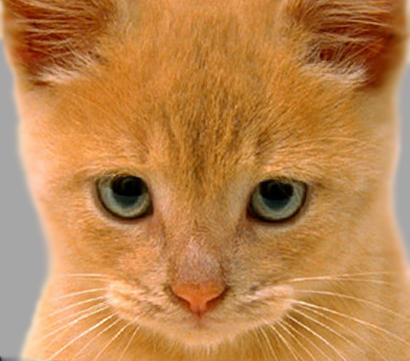
#> input picture 2-HybridImages/cat.bmp, 410 x 361 px, given in place of cat.jpg, which was not available
$ jupyter execute Hybrid_images.ipynb   (text cells are left out)
#> lines starting #> are read from the running program, lines starting #| are printed output that depends on the picture; long printed decimals are rounded; pictures that were not available may be replaced by others from this repository, and a replacement may not be noted
[cell 1]
import numpy as np
import cv2
import matplotlib.pyplot as plt

# for example, the two points on the first image are:
p11 = [100, 200]
p12 = [200, 200]
# and the corresponding two points on the second image are:
p21 = [120, 190]
p22 = [190, 220]
# TODO: write your own code to calculate the rotation and scaling parameter

# read images
img_cat = cv2.cvtColor(cv2.imread('cat.jpg'), cv2.COLOR_BGR2RGB)
img_dog = cv2.cvtColor(cv2.imread('dog.jpg'), cv2.COLOR_BGR2RGB)
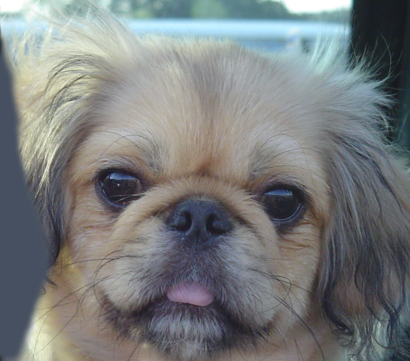
#> input picture 2-HybridImages/dog.bmp, 410 x 361 px, given in place of dog.jpg, which was not available

# calculate the move between two points
def calcMove(psrc, pdst):
    return [pdst[0]-psrc[0], pdst[1]-psrc[1]]

# calculate the angle between two vectors
def calcAngle(v1, v2):
    norm1 = np.linalg.norm(v1)
    norm2 = np.linalg.norm(v2)
    r_theta = np.arccos(np.dot(v1, v2)/ (norm1 * norm2))
    theta = r_theta * 180 / np.pi
    return theta

# calculate the scale rate between two vectors
def calcRate(v1, v2):
    norm1 = np.linalg.norm(v1)
    norm2 = np.linalg.norm(v2)
    f = norm1 / norm2
    return f

# align the images
def Align(img, trans, center, angle, scale):
    rows, cols, _ = img.shape
    # translate
    Mat = np.array([[1, 0, trans[0]], [0, 1, trans[1]]], np.float32)
    img = cv2.warpAffine(img, Mat, (cols, rows), borderMode=cv2.BORDER_REPLICATE)
    # rotate and scale
    Mat = cv2.getRotationMatrix2D(center, angle, scale)
    img = cv2.warpAffine(img, Mat, (cols, rows), borderMode=cv2.BORDER_REPLICATE)
    return img

# mark the points
def Mark(img, points, radius=5, color=[0, 0, 0]):
    res = np.copy(img)
    for point in points:
        cv2.circle(res, point, radius, color, thickness=-1)
    return res

# draw multiple images
def ImageListPlot(img_list, title_list=None):
    length = len(img_list)
    plt.figure(figsize=(4*length, 4))
    for i in range(length):
        plt.subplot(1, length, i + 1)
        plt.imshow(img_list[i])
        if title_list:
            plt.title(title_list[i])

p11, p12 = [126, 189], [275, 193]
p21, p22 = [119, 187], [280, 205]

marked_img_cat = Mark(img_cat, [p11, p12], color=[0, 255, 0])
#> after the loop in Mark, `for point in points:`: res: shape (361, 410, 3); mean R, G, B 188.3, 132.8, 77.1
marked_img_dog = Mark(img_dog, [p21, p22], color=[0, 255, 0])
#> call 2 of Mark, with radius = 5
#> after the loop in Mark (call 2), `for point in points:`:
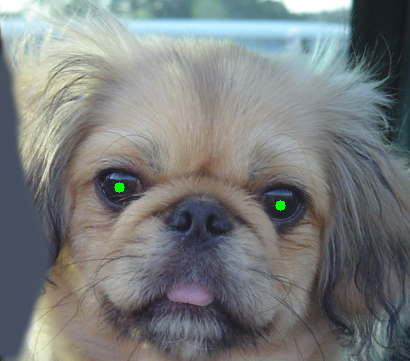
#> res: shape (361, 410, 3); mean R, G, B 121.2, 124.7, 124.9

ImageListPlot([marked_img_cat, marked_img_dog], ['marked cat image', 'marked dog image'])
#> in ImageListPlot, `length = len(img_list)`: length = 2

[cell 2]
# TODO: apply the rotation and scaling on the image
# translate, rotate and scale
trans = calcMove(p21, p11)
v1 = [p12[0] - p11[0], p12[1] - p11[1]]
v2 = [p22[0] - p21[0], p22[1] - p21[1]]
angle = calcAngle(v1, v2)
f = calcRate(v1, v2)
img_dog = Align(img_dog, trans, p21, angle, f)
#> in Align, `img = cv2.warpAffine(img, Mat, (cols, rows), borderMode=cv2.BORDER_REP..`:
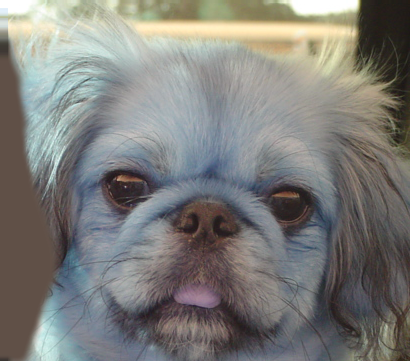
#> img: shape (361, 410, 3); mean of channels 0, 1, 2 121.8, 125.2, 125.8; drawn as B, G, R
#> in Align, `Mat = cv2.getRotationMatrix2D(center, angle, scale)`: Mat = [[0.917, 0.0777, -4.62], [-0.0777, 0.917, 24.8]]

# use points from cat image to validate the align effect of dog image
marked_img_dog = Mark(img_dog, [p11, p12], color=[0, 255, 0])
#> call 3 of Mark, with radius = 5
#> after the loop in Mark (call 3), `for point in points:`:
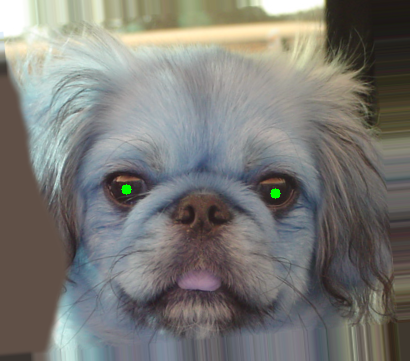
#> res: shape (361, 410, 3); mean of channels 0, 1, 2 117.6, 122, 122.6; drawn as B, G, R
print(f"img_cat.shape: {img_cat.shape}, img_dog.shape: {img_dog.shape}")
#| img_cat.shape: (361, 410, 3), img_dog.shape: (361, 410, 3)
ImageListPlot([marked_img_cat, marked_img_dog],["cat image", "aligned dog image"])

[cell 3]
# import cv2
# out = cv2.GaussianBlur(in, 0, 4)

[cell 4]
# Given the filter size and the standard deviation, a Gaussian filter can be computed.
def MakeGaussianFilter(ksize=None, sigma=None):
    if ksize is None and sigma is None:
        ksize = 3
        sigma = 0.8
    elif ksize is None:
        ksize = int(6 * sigma)
    else:
        sigma = 0.3 * ((ksize - 1) * 0.5 - 1) + 0.8
    if ksize % 2 == 0:
        raise Exception(f'ksize is equal to {ksize}, which should be odd!!!')
    kernel = np.zeros((ksize, ksize))
    # calculate the center's position
    center = ksize // 2
    sum = 0.0
    for i in range(ksize):
        x = i - center
        for j in range(ksize):
            y = j - center
            kernel[i][j] = np.exp(-(x**2+y**2)/(2*sigma**2))/(2*np.pi*sigma**2)
            sum += kernel[i][j]
    # The sum of the kernel weights should be 1.
    kernel /= sum
    return kernel

kernel1 = MakeGaussianFilter(3, 0.8)

kernel2 = cv2.getGaussianKernel(3, 0.8)
#> kernel2 = [0.239, 0.522, 0.239]
kernel2 = kernel2 @ kernel2.T
#> kernel2 = [[0.0571, 0.125, 0.0571], [0.125, 0.272, 0.125], [0.0571, 0.125, 0.0571]]

print("my Gaussian kernel:\n", kernel1)
print("opencv's Gaussian kernel:\n",kernel2)
#| opencv's Gaussian kernel:
#|  [[0.05712 0.1248 0.05712]
#|  [0.1248 0.2725 0.1248]
#|  [0.05712 0.1248 0.05712]]

[cell 5]
# Given image, padding size and mode, a padded image will return.
def Padding(im, pad, mode='zero'):
    rows, cols, channels = im.shape
    im_padded = np.zeros((rows+2*pad, cols+2*pad, channels), dtype=im.dtype)
    # default zero padding
    im_padded[pad:pad+rows, pad:pad+cols,:] = im
    # replicate padding
    if mode == 'replicate':
        # fill four edges
        im_padded[0:pad, pad:cols+pad, :] += im_padded[pad, pad:cols+pad, :]
        im_padded[rows+pad:, pad:cols+pad, :] += im_padded[rows+pad-1, pad:cols+pad, :]
        im_padded[pad:rows+pad, 0:pad, :] += im_padded[pad:rows+pad, pad, None, :]
        im_padded[pad:rows+pad, cols+pad:, :] += im_padded[pad:rows+pad, cols+pad-1, None, :]
        # fill four cornors
        im_padded[0:pad, 0:pad, :] += im_padded[pad, None, pad, None, :]
        im_padded[rows+pad:, 0:pad, :] += im_padded[rows+pad-1, None, pad, None, :]
        im_padded[0:pad, cols+pad:, :] += im_padded[pad, None, cols+pad-1, None, :]
        im_padded[rows+pad:, cols+pad:, :] += im_padded[rows+pad-1, None, cols+pad-1, None, :]
    return im_padded

padded_img_cat1 = Padding(img_cat, 10)
padded_img_cat2 = Padding(img_cat, 10, mode='replicate')
#> in Padding (call 2), `im_padded[0:pad, 0:pad, :] += im_padded[pad, None, pad, None, :]`: im_padded: shape (381, 430, 3); mean R, G, B 187.8, 133.9, 80.2
#> in Padding (call 2), `im_padded[rows+pad:, 0:pad, :] += im_padded[rows+pad-1, None, pad, Non..`: im_padded: shape (381, 430, 3); mean R, G, B 187.9, 133.9, 80.3
#> in Padding (call 2), `im_padded[0:pad, cols+pad:, :] += im_padded[pad, None, cols+pad-1, Non..`: im_padded: shape (381, 430, 3); mean R, G, B 188, 134.1, 80.4
#> in Padding (call 2), `im_padded[rows+pad:, cols+pad:, :] += im_padded[rows+pad-1, None, cols..`: im_padded: shape (381, 430, 3); mean R, G, B 188.1, 134.2, 80.4
ImageListPlot([padded_img_cat1, padded_img_cat2], ["zero padding", "replicate padding"])
plt.suptitle("my padding")

padded_img_cat3 = cv2.copyMakeBorder(img_cat, 10, 10, 10, 10, cv2.BORDER_CONSTANT)
padded_img_cat4 = cv2.copyMakeBorder(img_cat, 10, 10, 10, 10, cv2.BORDER_REPLICATE)
ImageListPlot([padded_img_cat3, padded_img_cat4], ["zero padding", "replicate padding"])
plt.suptitle("opencv's padding")

[cell 6]
def Convolution2D(im, filter):
    fsize = filter.shape[0]
    rows, cols = im.shape
    Rows = rows - fsize + 1
    Cols = cols - fsize + 1
    result = np.zeros((Rows, Cols))
    for i in range(Rows):
        for j in range(Cols):
            result[i, j] = np.sum(np.multiply(im[i:i+fsize, j:j+fsize], filter))
    return result

def Convolution3D(im, filter):
    fsize = filter.shape[0]
    rows, cols, channels = im.shape
    Rows = rows - fsize + 1
    Cols = cols - fsize + 1
    result = np.zeros((Rows, Cols, channels))
    for k in range(channels):
        result[:, :, k] = Convolution2D(im[:, :, k], filter)
    result = result.astype(np.uint8)
    return result

filter = MakeGaussianFilter(13)
filtered_img_cat1 = Convolution3D(img_cat, filter)
sigma = 0.3*((13-1)*0.5-1) + 0.8
filtered_img_cat2 = cv2.GaussianBlur(img_cat, (13, 13), sigma)
ImageListPlot([img_cat, filtered_img_cat1, filtered_img_cat2], ["cat image", "my Gaussian filter", "opencv's Gaussian filter"])

[cell 7]
# TODO:
def GaussianBlur(im, ksize, sigma=None):
    filter = MakeGaussianFilter(ksize, sigma)
    # use padding to keep the filtered image having the same size with the input image
    im_padded = Padding(im, (ksize-1)//2)
    im_filtered = Convolution3D(im_padded, filter)
    return im_filtered

def Hybrid(im_A, im_B, ksize, sigma):
    # get low pass of two images
    low_pass_A = GaussianBlur(im_A, ksize[0], sigma[0])
    low_pass_B = GaussianBlur(im_B, ksize[1], sigma[1])
#> call 4 of Padding, with pad = 50, mode = 'zero'
#> in Padding (call 4), `im_padded[pad:pad+rows, pad:pad+cols,:] = im`:
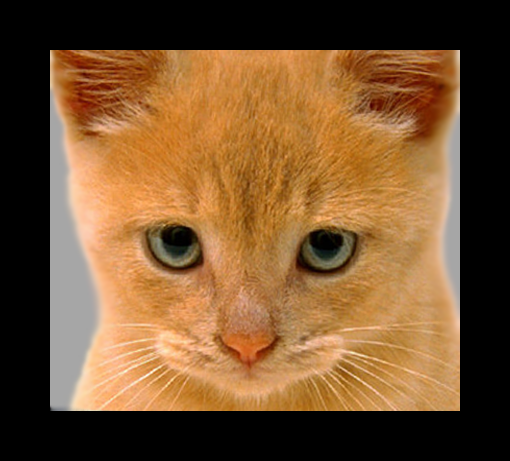
#> im_padded: shape (461, 510, 3); mean R, G, B 118.5, 83.4, 48.5
#> after the loop in Convolution3D (call 3), `for k in range(channels):`:
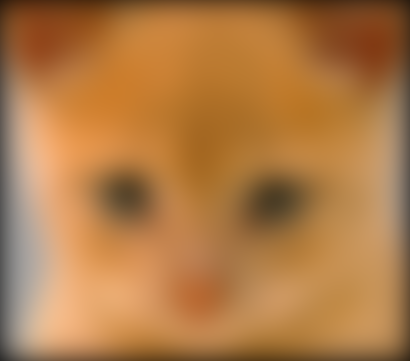
#> result: shape (361, 410, 3) float64; mean R, G, B 176.5, 123.5, 70.8
    # get high pass of B image
    high_pass_B = cv2.subtract(im_B, low_pass_B)
    # get hybrid image
    hybrid = cv2.add(low_pass_A, high_pass_B)
    image_list = [low_pass_A, low_pass_B, high_pass_B, hybrid]
    title_list = ["image A low pass","image B low pass","image B hign pass","hybrid image"]
    ImageListPlot(image_list, title_list)
    return hybrid

img_hybrid = Hybrid(img_dog, img_cat, ksize=[35, 101], sigma=[6, 15])
#> in Hybrid, `high_pass_B = cv2.subtract(im_B, low_pass_B)`:
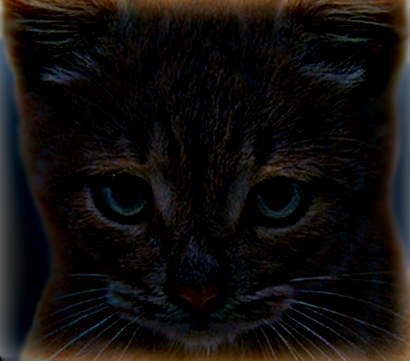
#> high_pass_B: shape (361, 410, 3); mean R, G, B 17.5, 14.7, 13
#> in Hybrid, `hybrid = cv2.add(low_pass_A, high_pass_B)`:
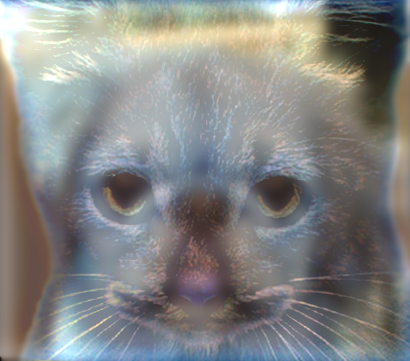
#> hybrid: shape (361, 410, 3); mean of channels 0, 1, 2 132, 133.2, 132.4; drawn as B, G, R

[cell 8]
# TODO:
# subsample the image
def subSample(img, step=2):
    # use the Gaussian filter to blur the image
    img = GaussianBlur(img, ksize=3)
    rows, cols, channels = img.shape
    Rows, Cols = (rows - 1 + step) // step, (cols - 1 + step) // step
    result = np.zeros((Rows, Cols, channels), dtype=np.uint8)
    # subsample from original image
    for k in range(channels):
        for i in range(Rows):
            for j in range(Cols):
                result[i, j, k] = img[i * step - step + 1, j * step - step + 1, k]
    return result

# draw the Gaussian Pyramid
def GaussianPyramid(img, n=4, sep=5):
    image_list = [img]
    rows, cols, channels = img.shape
    # subsample n images, set seperation between them.
    for i in range(n):
        img = subSample(img)
        image_list.append(img)
        cols += sep + img.shape[1]
    result = np.ones((rows, cols, channels), dtype=np.uint8) * 255
    left = 0
    # draw the Gaussian Pyramid
    for im in image_list:
        row, col = im.shape[0], im.shape[1]
        result[rows-row:rows, left:left+col, :] = im
        left += sep + col
    return result

plt.figure(figsize=(12, 5))
# drop the axis
plt.title('Gaussian Pyramid')
plt.xticks([])
plt.yticks([])
plt.axis('off')
# draw the Gaussian Pyramid
img_pyramid = GaussianPyramid(img_hybrid)
#> after the loop in GaussianPyramid, `for i in range(n):`:
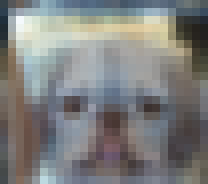
#> img: shape (23, 26, 3) (shown 8 times larger); mean of channels 0, 1, 2 126.5, 127.5, 126.7; drawn as B, G, R
#> after the loop in GaussianPyramid, `for i in range(n):`: cols = 816; image_list = 5 items
#> the loop in GaussianPyramid, `for im in image_list:` made 5 passes
#> (row, col, left) on passes 1 to 5: (361, 410, 415), (181, 205, 625), (91, 103, 733), (46, 52, 790), (23, 26, 821)
#> after the loop in GaussianPyramid, `for im in image_list:`:
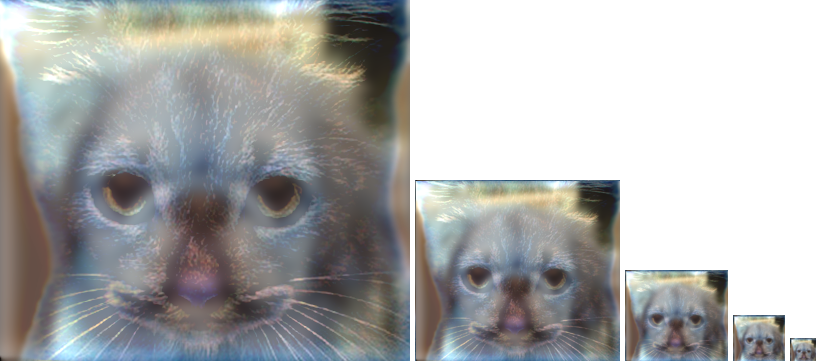
#> result: shape (361, 816, 3); mean of channels 0, 1, 2 172.4, 173.1, 172.6; drawn as B, G, R
#> after the loop in GaussianPyramid, `for im in image_list:`: left = 821
plt.imshow(img_pyramid)
